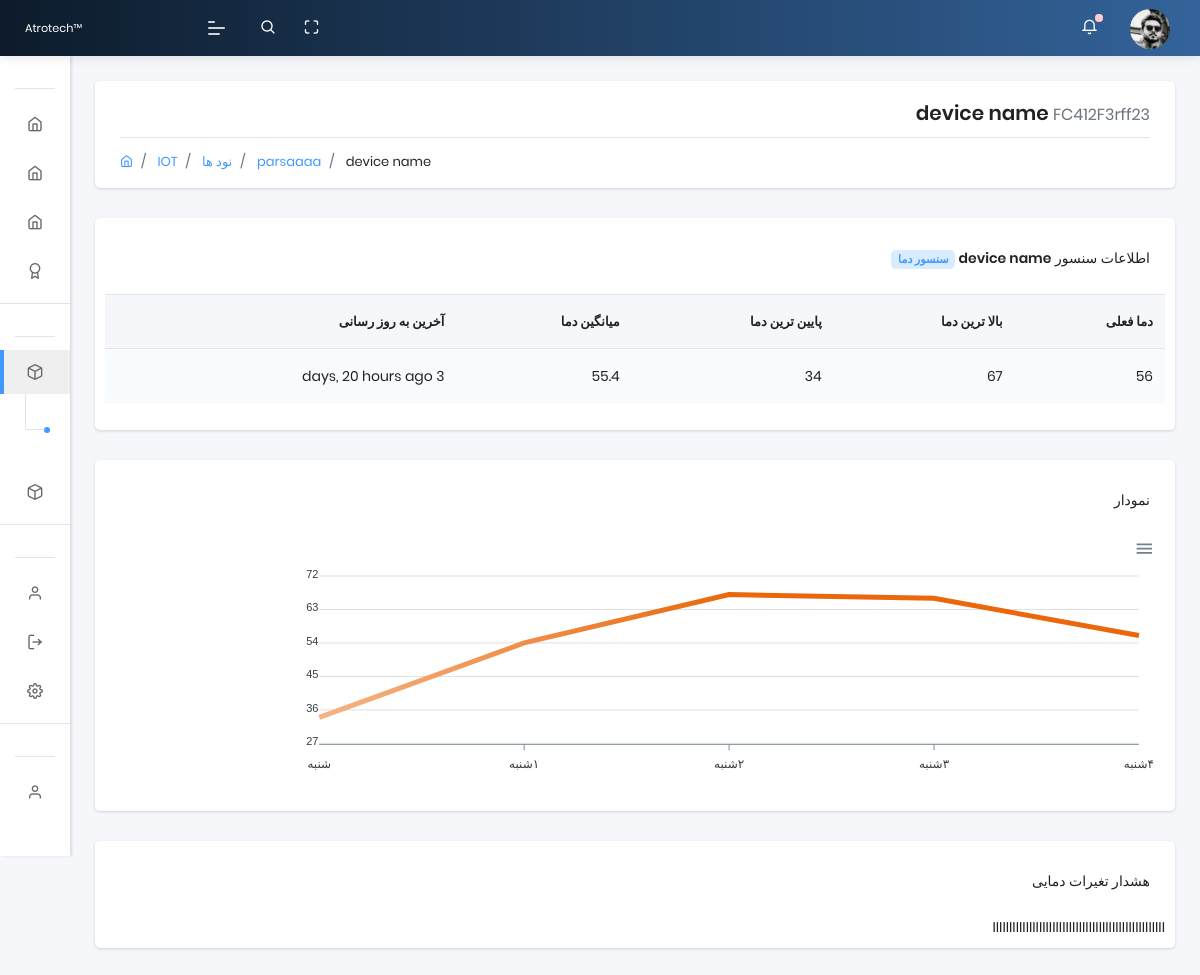
Screenshot of /sensors_detail/2/ (signed in) with the database file from the repository.
### app/models.py (models this page shows, shortened)
class Rom(models.Model):
    name = models.CharField(max_length=40, default='device name')
    UUID = models.CharField(max_length=20)
    family_id = models.CharField(max_length=20)
    node_id = models.CharField(max_length=20)
    updated_on = models.DateTimeField(auto_now= True)
    created_on = models.DateTimeField()
    def get_absolute_sensor_url(self):
        return reverse('app:sensors_detail',args=[self.id])

class Profile(models.Model):
  user = models.OneToOneField(User, on_delete=models.CASCADE,unique=True,related_name='profile',verbose_name = "کاربر")
  phone = models.CharField(max_length=50,null=True, blank=True,verbose_name = " شماره تماس  ")
  address = models.CharField(max_length=3000,null=True, blank=True,verbose_name = " آدرس  ")
  user_photo = models.ImageField(default='default.png', upload_to='profile_pics', null=True, blank=True, verbose_name = "تصویر")
  class Meta:
      verbose_name = "پروفایل"
      verbose_name_plural = " پروفایل ها "

### app/views.py (the view)
# urls.py: path('sensors_detail/<int:id>/',views.sensors_detail,name='sensors_detail'),
@login_required(login_url="/login/")
def sensors_detail(request, id):
    uuid = models.User_uuid.objects.filter(user=request.user).values('UUID')
    devices = models.Rom.objects.filter(UUID__in=uuid, family_id='01')
    side_temp = models.Rom.objects.filter(family_id='28')
    sensor = get_object_or_404(models.Rom, id=id)
    Temp12_value = models.Temp12.objects.filter(UUID=sensor.UUID).values_list('temp', flat=True).latest('created_on')
    max = models.Temp12.objects.filter(UUID=sensor.UUID).aggregate(Max('temp'))['temp__max']
    min = models.Temp12.objects.filter(UUID=sensor.UUID).aggregate(Min('temp'))['temp__min']
    avg = models.Temp12.objects.filter(UUID=sensor.UUID).aggregate(Avg('temp'))['temp__avg']
    last_update = models.Temp12.objects.filter(UUID=sensor.UUID).values_list('created_on', flat=True).latest('created_on')
    last7 = list(models.Temp12.objects.filter(UUID=sensor.UUID).values_list('temp', flat=True).order_by('-created_on')[:7])
    last7.reverse()
    context = {'devices':devices,
     'side_temp':side_temp,
     'sensor':sensor,
     'Temp12_value':Temp12_value,
     'max':max,
     'min':min,
     'avg':avg,
     'last_update':last_update,
     'last7':last7
      }
    context['segment'] = 'sensors_detail'
    html_template = loader.get_template( 'sensors_detail.html' )
    return HttpResponse(html_template.render(context, request))

### templates/sensors_detail.html (shortened to what this page needs)
{% extends "layouts/base.html" %}
{% block content %}
{% load humanize %}
<section class="pcoded-main-container">
    <div class="pcoded-content">
          <div class="page-header">
            <div class="page-block">
              <div class="row align-items-center">
                <div class="col-md-12">
                  <div class="page-header-title" align="right" dir="rtl">
                    <h5 class="m-b-10" align="right" dir="rtl"> {{sensor.name}} <small class="text-muted"> {{sensor.UUID}} </small> </h5>
                  </div>
                  <ul class="breadcrumb">
                    <li class="breadcrumb-item"><a href="index.html"><i class="feather icon-home"></i></a></li>
                    <li class="breadcrumb-item"><a href="#!"> IOT </a></li>
                    <li class="breadcrumb-item"><a href="#!"> نود ها </a></li>
                    <li class="breadcrumb-item">
                      <a href="#!">
                        {% for Rom in devices %}
                        {% if Rom.UUID == sensor.node_id %}
                         {{ Rom.name }}
                        {% endif %}
                        {% endfor %}
                      </a>
                    </li>
                    <li class="breadcrumb-item"><a href="#!"> {{sensor.name}} </a></li>
                  </ul>
                </div>
              </div>
            </div>
          </div>
    			<div class="row">
            <div class="col-xl-12">
                <div class="card" align="right" dir="rtl">
                    <div class="card-header">
                        <span class="d-block m-t-5"> اطلاعات سنسور <b> {{sensor.name}} </b>
                          {% if sensor.family_id == '28' %}
                            <span class="badge badge-light-primary">سنسور دما</span>
                          {% elif sensor.family_id == '15' %}
                            <span class="badge badge-light-primary"> سنسور GPS </span>
                          {% endif %}
                        </span>
                    </div>
                    <div class="card-body table-border-style">
                        <div class="table-responsive">
                            <table class="table table-striped">
                                <thead>
                                    <tr>
                                        <th> دما فعلی </th>
                                        <th> بالا ترین دما </th>
                                        <th> پایین ترین دما </th>
                                        <th> میانگین دما </th>
                                        <th> آخرین به روز رسانی </th>
                                    </tr>
                                </thead>
                                <tbody>
                                    <tr>
                                        <td> {{Temp12_value}} </td>
                                        <td> {{max}} </td>
                                        <td> {{min}} </td>
                                        <td> {{avg|floatformat:1}} </td>
                                        <td> {{last_update|naturaltime}} </td>
                                    </tr>
                                </tbody>
                            </table>
                        </div>
                    </div>
                </div>
            </div>
            <div class="col-xl-12">
                <div class="card" align="right" dir="rtl">
                    <div class="card-header">
                        <span class="d-block m-t-5"> نمودار </span>
                    </div>
                    <div class="card-body table-border-style">
                          <div class="text-dark" id="chart-temp"></div>
                    </div>
                </div>
            </div>
            <div class="col-xl-12">
                <div class="card" align="right" dir="rtl">
                    <div class="card-header">
                        <span class="d-block m-t-5"> هشدار تغیرات دمایی </span>
                    </div>
                    <div class="card-body table-border-style">
                       IIIIIIIIIIIIIIIIIIIIIIIIIIIIIIIIIIIIIIIIIIIIIIIIIIII
                    </div>
                </div>
            </div>
    			</div>
     </div>
 </section>
{% endblock content %}

### templates/includes/sidebar.html (shortened to what this page needs)
	<nav class="pcoded-navbar menupos-fixed menu-light ">
		<div class="navbar-wrapper  ">
			<div class="navbar-content scroll-div " >
				<ul class="nav pcoded-inner-navbar ">
					<li class="nav-item pcoded-menu-caption">
					</li>
					<li class="nav-item">
					    <a href="/" class="nav-link ">
                <span class="pcoded-micon"> <i class="feather icon-home"></i> </span>
							</a>
					</li>
					<li class="nav-item">
					    <a href="{% url 'app:nodes' %}" class="nav-link ">
                <span class="pcoded-micon"> <i class="feather icon-home"></i> </span>
							</a>
					</li>
					<li class="nav-item">
					    <a href="{% url 'app:sensors' %}" class="nav-link ">
                <span class="pcoded-micon"> <i class="feather icon-home"></i> </span>
							</a>
					</li>
					<li class="nav-item">
					    <a href="#eee" class="nav-link ">
                <span class="pcoded-micon"> <i class="feather icon-award"></i> </span>
							</a>
					</li>
					<li class="nav-item pcoded-menu-caption">
					</li>
					{% for Rom in devices %}
					<li class="nav-item pcoded-hasmenu">
						<a href="#!" class="nav-link "><span class="pcoded-micon"><i class="feather icon-box"></i></span><span class="pcoded-mtext"> {{ Rom.name }} </span></a>
						<ul class="pcoded-submenu">
							{% for temp in side_temp %}
							  {% if Rom.UUID == temp.node_id %}
						    	<li><a href="{{ temp.get_absolute_sensor_url }}"> {{ temp.name }} <small>  </small> </a> </li>
								{% endif %}
							{% endfor %}
						</ul>
					</li>
					{% endfor %}
					<li class="nav-item pcoded-menu-caption">
					</li>
					<li class="nav-item">
					    <a href="/profile" class="nav-link "><span class="pcoded-micon">
						    <i class="feather icon-user"></i></span><span class="pcoded-mtext"> پروفایل </span>
						  </a>
					</li>
					<li class="nav-item">
					    <a href="{% url 'logout' %}" class="nav-link "><span class="pcoded-micon">
						    <i class="feather icon-log-out"></i></span><span class="pcoded-mtext"> خروج </span>
						  </a>
					</li>
					<li class="nav-item">
					    <a href="#ttt" class="nav-link "><span class="pcoded-micon">
						    <i class="feather icon-settings"></i></span><span class="pcoded-mtext"> تنظیمات </span>
					  	</a>
					</li>
					<li class="nav-item pcoded-menu-caption">
					</li>
					<li class="nav-item">
					    <a href="#www" class="nav-link "><span class="pcoded-micon">
						    <i class="feather icon-user"></i></span><span class="pcoded-mtext"> مستندات </span>
						  </a>
					</li>
<br><br><br><br><br><br><br><hr><br>
				</ul>
			</div>
		</div>
	</nav>

### templates/includes/navigation.html (shortened to what this page needs)
	<header class="navbar pcoded-header navbar-expand-lg navbar-light headerpos-fixed header-blue">
        <div class="m-header">
            <a class="mobile-menu" id="mobile-collapse" href="#!"><span></span></a>
            <a href="#!" class="b-brand">
                <img src="/static/assets/images/logo.png" alt="" class="logo"><small>Atrotech™</small>
            </a>
        </div>
        <div class="collapse navbar-collapse">
            <ul class="navbar-nav mr-auto">
                <li class="nav-item">
                    <a href="#!" class="pop-search"><i class="feather icon-search"></i></a>
                </li>
                <li class="nav-item">
                    <a href="#!" class="full-screen" onclick="javascript:toggleFullScreen()"><i class="feather icon-maximize"></i></a>
                </li>
            </ul>
            <ul class="navbar-nav ml-auto">
                <li>
                    <div class="dropdown">
                        <a class="dropdown-toggle" href="#" data-toggle="dropdown"><i class="icon feather icon-bell"></i><span class="badge bg-danger"></span></a>
                    </div>
                </li>
                <li>
                    <div class="dropdown drp-user">
                        <a href="#!" class="dropdown-toggle" data-toggle="dropdown">
                            <img src="{{ request.user.profile.user_photo.url }}" class="img-radius wid-40" alt="User-Profile-Image">
                        </a>
                    </div>
                </li>
            </ul>
        </div>
    </header>

### rows the page displays
Rom: name "parsaaaa"
Rom: name "device name", UUID "FC412F3rff23"

### other values shown
{{ Temp12_value }} "56"
{{ max }} "67"
{{ min }} "34"
{{ avg|floatformat:1 }} "55.4"
{{ last_update|naturaltime }} "3 days, 20 hours ago"
